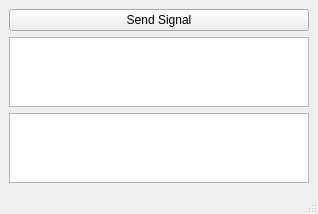
<?xml version="1.0" encoding="UTF-8"?>
<ui version="4.0">
 <class>MainWindow</class>
 <widget class="QMainWindow" name="MainWindow">
  <property name="geometry">
   <rect>
    <x>0</x>
    <y>0</y>
    <width>318</width>
    <height>144</height>
   </rect>
  </property>
  <property name="windowTitle">
   <string>MainWindow</string>
  </property>
  <widget class="QWidget" name="centralwidget">
   <layout class="QVBoxLayout" name="verticalLayout">
    <item>
     <widget class="QPushButton" name="startPushButton">
      <property name="text">
       <string>Send Signal</string>
      </property>
     </widget>
    </item>
    <item>
     <widget class="QTextEdit" name="sendingtextEdit"/>
    </item>
    <item>
     <widget class="QTextEdit" name="receivingTextEdit"/>
    </item>
   </layout>
  </widget>
  <widget class="QMenuBar" name="menubar">
   <property name="geometry">
    <rect>
     <x>0</x>
     <y>0</y>
     <width>318</width>
     <height>25</height>
    </rect>
   </property>
  </widget>
  <widget class="QStatusBar" name="statusbar"/>
 </widget>
 <resources/>
 <connections/>
</ui>
